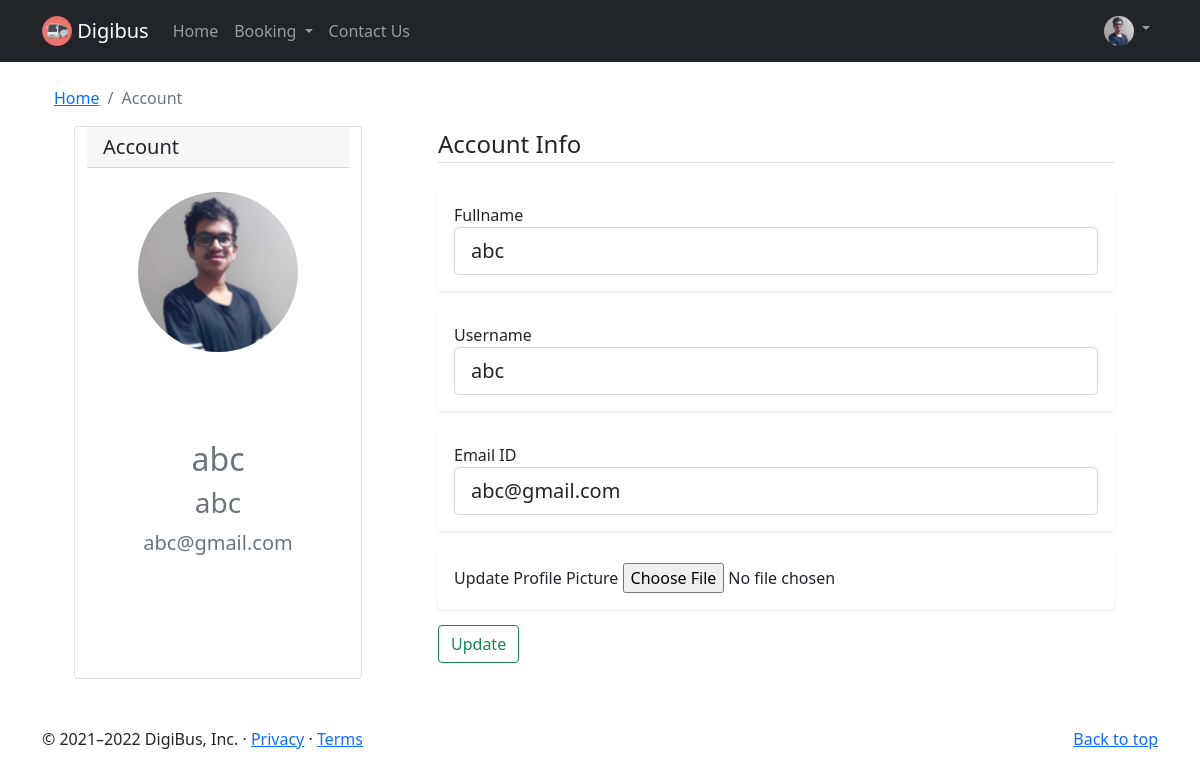
Page /account (signed in) on the committed database.
### flaskblog/models.py (models this page shows, shortened)
class User(db.Model, UserMixin):
    id = db.Column(db.Integer, primary_key=True)
    fullname = db.Column(db.String(30), nullable=False)
    username = db.Column(db.String(20), unique=True, nullable=False)
    email = db.Column(db.String(120), unique=True, nullable=False)
    image_file = db.Column(db.String(20), nullable=False, default = 'default1.jpg')
    password = db.Column(db.String(60), nullable=False)
    passes = db.relationship('Pass', backref='author', lazy=True)

### flaskblog/routes.py (the view)
@app.route("/account", methods=['GET', 'POST'])
@login_required
def account():
    form = UpdateAccountForm()
    if form.validate_on_submit():
        if form.picture.data:
            picture_file = save_picture(form.picture.data)
            current_user.image_file = picture_file
        current_user.fullname = form.fullname.data
        current_user.username = form.username.data
        current_user.email = form.email.data
        db.session.commit()
        flash('Your account has been updated!', 'success')
        return redirect(url_for('account'))
    elif request.method == 'GET':
        form.fullname.data = current_user.fullname
        form.username.data = current_user.username
        form.email.data = current_user.email
    image_file = url_for('static', filename='profile_pics/' + current_user.image_file)
    return render_template('account.html', title='Account', image_file=image_file, form=form)

### flaskblog/forms.py (shortened to what this page needs)
class UpdateAccountForm(FlaskForm):
    fullname = StringField('Fullname', validators=[DataRequired()])
    username = StringField('Username', validators=[DataRequired(), Length(min=2, max=18)])
    email = StringField('Email ID',validators=[DataRequired(), Email()])
    picture = FileField('Update Profile Picture', validators=[FileAllowed(['jpg', 'png'])])
    submit = SubmitField('Update')

### flaskblog/models.py (called while the page is built)
@login_manager.user_loader
def load_user(user_id):
    return User.query.get(int(user_id))

### flaskblog/templates/account.html (shortened to what this page needs)
{% extends "layout1.html" %}
{% block content %}
<div class="container">
  <div class="mt-4">
    <nav aria-label="breadcrumb">
        <ol class="breadcrumb">
            <li class="breadcrumb-item"><a href="{{ url_for('home') }}">Home</a></li>
            <li class="breadcrumb-item active" aria-current="page">Account</li>
        </ol>
    </nav>
  </div>
  <div class="row">
    <div class="card mx-auto" style="width: 18rem;">
      <h5 class="card-header">Account</h5>
      <img src="{{ image_file }}" class="rounded-circle account-img mx-auto my-4" style="width: 10rem;">
      <div class="card-body text-center my-5">
        <h2 class="account-heading text-muted">{{ current_user.fullname }}</h2>
        <h3 class="account-heading text-muted">{{ current_user.username }}</h3>
        <p class="text-secondary fs-5">{{ current_user.email }}</p>
      </div>
    </div>
    <div class="mx-auto" style="max-width: 700px;">
      <form method="POST" action="" enctype="multipart/form-data">
            <fieldset class="form-group">
                <legend class="border-bottom mb-4">Account Info</legend>
                <div class="form-group shadow-sm p-3 mb-3 bg-body rounded">
                    {{ form.fullname.label(class="form-control-label") }}
                    {% if form.fullname.errors %}
                        {{ form.fullname(class="form-control form-control-lg is-invalid") }}
                        <div class="invalid-feedback">
                            {% for error in form.fullname.errors %}
                                <span>{{ error }}</span>
                            {% endfor %}
                        </div>
                    {% else %}
                        {{ form.fullname(class="form-control form-control-lg") }}
                    {% endif %}
                </div>
                <div class="form-group shadow-sm p-3 mb-3 bg-body rounded">
                    {{ form.username.label(class="form-control-label") }}
                    {% if form.username.errors %}
                        {{ form.username(class="form-control form-control-lg is-invalid") }}
                        <div class="invalid-feedback">
                            {% for error in form.username.errors %}
                                <span>{{ error }}</span>
                            {% endfor %}
                        </div>
                    {% else %}
                        {{ form.username(class="form-control form-control-lg") }}
                    {% endif %}
                </div>
                <div class="form-group shadow-sm p-3 mb-3 bg-body rounded">
                    {{ form.email.label(class="form-control-label") }}
                    {% if form.email.errors %}
                        {{ form.email(class="form-control form-control-lg is-invalid") }}
                        <div class="invalid-feedback">
                            {% for error in form.email.errors %}
                                <span>{{ error }}</span>
                            {% endfor %}
                        </div>
                    {% else %}
                        {{ form.email(class="form-control form-control-lg") }}
                    {% endif %}
                </div>
                <div class="form-group shadow-sm p-3 mb-3 bg-body rounded">
                    {{ form.picture.label() }}
                    {{ form.picture(class="form-control-file") }}
                </div>
            <div class="form-group mb-3">
                {{ form.submit(class="btn btn-outline-success") }}
            </div>
      </form>
    </div>
  </div>
</div>
{% endblock content %}

### flaskblog/templates/layout1.html (style rules this page uses)
body { padding-top: 62px; }

### rows in the picture
User: fullname "abc", username "abc", email "abc@gmail.com"
